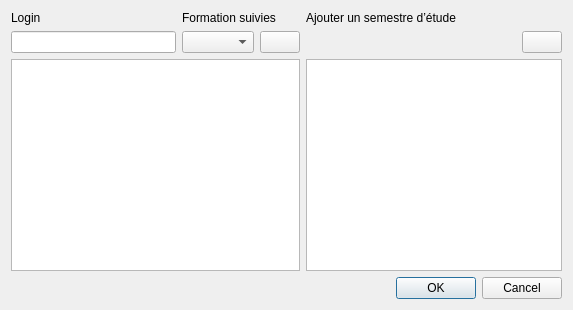
<?xml version="1.0" encoding="UTF-8"?>
<ui version="4.0">
 <class>AddDossierDialog</class>
 <widget class="QDialog" name="AddDossierDialog">
  <property name="geometry">
   <rect>
    <x>0</x>
    <y>0</y>
    <width>573</width>
    <height>310</height>
   </rect>
  </property>
  <property name="windowTitle">
   <string>Dialog</string>
  </property>
  <layout class="QVBoxLayout" name="verticalLayout">
   <item>
    <layout class="QGridLayout" name="gridLayout">
     <item row="1" column="1">
      <layout class="QHBoxLayout" name="horizontalLayout">
       <item>
        <widget class="QComboBox" name="formationBox"/>
       </item>
       <item>
        <widget class="QPushButton" name="addFormation">
         <property name="text">
          <string/>
         </property>
         <property name="icon">
          <iconset resource="../icons.qrc">
           <normaloff>:/new/icons/add.png</normaloff>:/new/icons/add.png</iconset>
         </property>
        </widget>
       </item>
      </layout>
     </item>
     <item row="1" column="0">
      <widget class="QLineEdit" name="loginEdit"/>
     </item>
     <item row="0" column="0">
      <widget class="QLabel" name="label">
       <property name="text">
        <string>Login</string>
       </property>
      </widget>
     </item>
     <item row="0" column="1">
      <widget class="QLabel" name="label_2">
       <property name="text">
        <string>Formation suivies</string>
       </property>
      </widget>
     </item>
     <item row="0" column="2">
      <widget class="QLabel" name="label_3">
       <property name="text">
        <string>Ajouter un semestre d’étude</string>
       </property>
      </widget>
     </item>
     <item row="2" column="0" colspan="2">
      <widget class="QTableWidget" name="tableWidget"/>
     </item>
     <item row="2" column="2">
      <widget class="QTableWidget" name="tableSemestre"/>
     </item>
     <item row="1" column="2">
      <layout class="QHBoxLayout" name="horizontalLayout_2">
       <item>
        <spacer name="horizontalSpacer">
         <property name="orientation">
          <enum>Qt::Horizontal</enum>
         </property>
         <property name="sizeHint" stdset="0">
          <size>
           <width>40</width>
           <height>20</height>
          </size>
         </property>
        </spacer>
       </item>
       <item>
        <widget class="QPushButton" name="addSemestre">
         <property name="text">
          <string/>
         </property>
         <property name="icon">
          <iconset resource="../icons.qrc">
           <normaloff>:/new/icons/add.png</normaloff>:/new/icons/add.png</iconset>
         </property>
        </widget>
       </item>
      </layout>
     </item>
    </layout>
   </item>
   <item>
    <widget class="QDialogButtonBox" name="buttonBox">
     <property name="orientation">
      <enum>Qt::Horizontal</enum>
     </property>
     <property name="standardButtons">
      <set>QDialogButtonBox::Cancel|QDialogButtonBox::Ok</set>
     </property>
    </widget>
   </item>
  </layout>
 </widget>
 <resources>
  <include location="../icons.qrc"/>
 </resources>
 <connections>
  <connection>
   <sender>buttonBox</sender>
   <signal>accepted()</signal>
   <receiver>AddDossierDialog</receiver>
   <slot>createDossier()</slot>
   <hints>
    <hint type="sourcelabel">
     <x>248</x>
     <y>254</y>
    </hint>
    <hint type="destinationlabel">
     <x>157</x>
     <y>274</y>
    </hint>
   </hints>
  </connection>
  <connection>
   <sender>buttonBox</sender>
   <signal>rejected()</signal>
   <receiver>AddDossierDialog</receiver>
   <slot>reject()</slot>
   <hints>
    <hint type="sourcelabel">
     <x>316</x>
     <y>260</y>
    </hint>
    <hint type="destinationlabel">
     <x>286</x>
     <y>274</y>
    </hint>
   </hints>
  </connection>
  <connection>
   <sender>addFormation</sender>
   <signal>clicked()</signal>
   <receiver>AddDossierDialog</receiver>
   <slot>formationAdded()</slot>
   <hints>
    <hint type="sourcelabel">
     <x>330</x>
     <y>49</y>
    </hint>
    <hint type="destinationlabel">
     <x>197</x>
     <y>153</y>
    </hint>
   </hints>
  </connection>
  <connection>
   <sender>addSemestre</sender>
   <signal>clicked()</signal>
   <receiver>AddDossierDialog</receiver>
   <slot>semestreAdded()</slot>
   <hints>
    <hint type="sourcelabel">
     <x>537</x>
     <y>50</y>
    </hint>
    <hint type="destinationlabel">
     <x>286</x>
     <y>154</y>
    </hint>
   </hints>
  </connection>
 </connections>
 <slots>
  <slot>createDossier()</slot>
  <slot>formationAdded()</slot>
  <slot>semestreAdded()</slot>
 </slots>
</ui>
